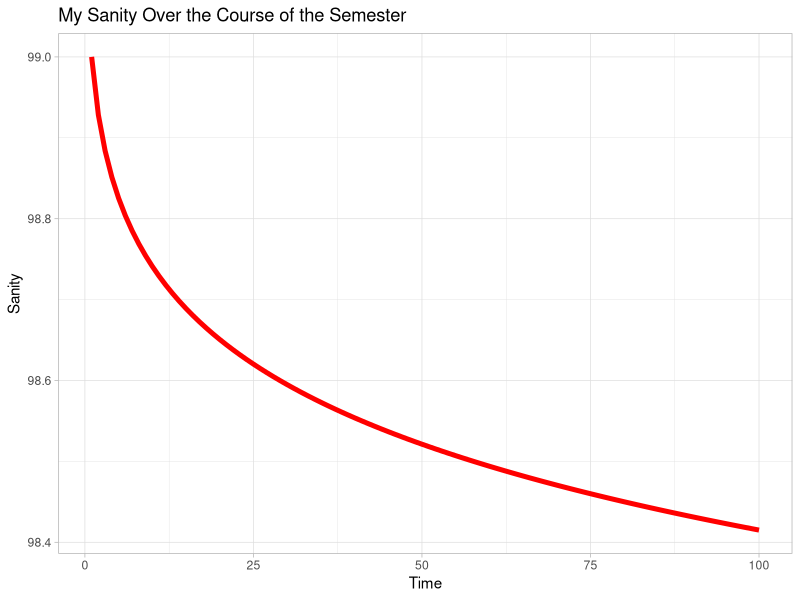

The R script that drew this image:
## ---- chunk 1
x<-1:100
y<- 100-(x**.1)
library("ggplot2")
ggplot()+
  geom_line(aes(x = x, y=y), color = 'red',size =1.7)+
  labs(title = "My Sanity Over the Course of the Semester",x= "Time",y = "Sanity")+
  theme_light()

